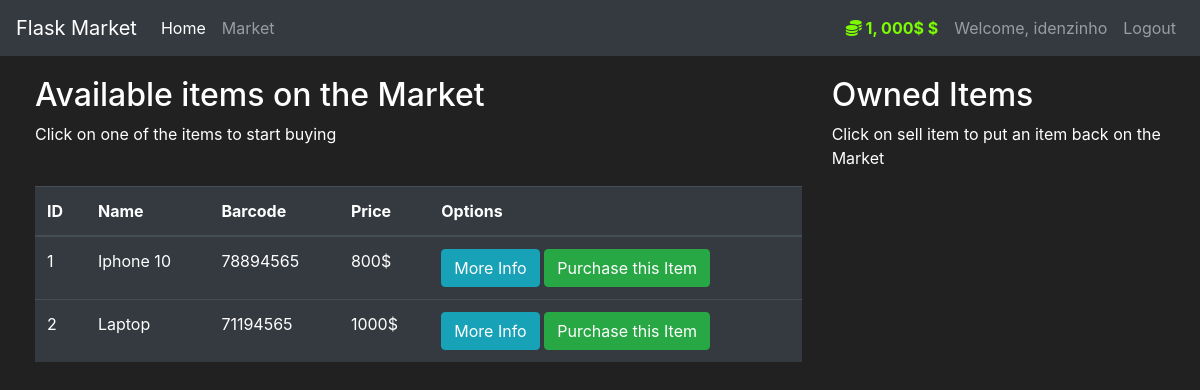
The page /market (signed in) on the database its author committed.
### market/models.py (models this page shows, shortened)
class User(db.Model, UserMixin):
    id = db.Column(db.Integer(), primary_key=True)
    username = db.Column(db.String(length=30), nullable=False, unique=True)
    email_address = db.Column(db.String(length=50), nullable=False, unique=True)
    password_hash = db.Column(db.String(length=60), nullable=False)
    budget = db.Column(db.Integer(), nullable=False, default=1000)
    items = db.relationship('Item', backref='owned_user', lazy=True)
    @property
    def prettier_budget(self):
        if len(str(self.budget)) >= 4:
            return f"{str(self.budget)[:-3]}, {str(self.budget)[-3:]}$"
        else:
            return f"{self.budget}$"
    @property
    def password(self):
        return self.password

class Item(db.Model):
    id = db.Column(db.Integer(), primary_key=True)
    name = db.Column(db.String(length=30), nullable=False, unique=True)
    barcode = db.Column(db.String(length=12), nullable=False, unique=True)
    price = db.Column(db.Integer(), nullable=False)
    description = db.Column(db.String(length=1024), nullable=False, unique=True)
    owner = db.Column(db.Integer(), db.ForeignKey('user.id'))

### market/routes.py (the view, shortened to what this page needs)
@app.route('/market', methods=['GET', 'POST'])
@login_required
def market_page():
    purchase_form = PurchaseItemForm()
    selling_form = SellItemForm()
    if request.method == 'GET':
        items = Item.query.filter_by(owner=None)
        owned_items = Item.query.filter_by(owner=current_user.id)
        return render_template('market.html', items=items, purchase_form=purchase_form, owned_items=owned_items, selling_form=selling_form)

### market/models.py (called while the page is built)
@login_manager.user_loader
def load_user(user_id):
    return User.query.get(int(user_id))

### market/templates/market.html (shortened to what this page needs)
{% extends 'base.html' %}
{% block content %}
<div class="row" style="margin-top:20px; margin-left:20px">
   <div class="col-8">
       <h2>Available items on the Market</h2>
       <p>Click on one of the items to start buying</p>
       <br>
      <table class="table table-hover table-dark">
         <thead>
            <tr>
               <th scope="col">ID</th>
               <th scope="col">Name</th>
               <th scope="col">Barcode</th>
               <th scope="col">Price</th>
               <th scope="col">Options</th>
            </tr>
         </thead>
         <tbody>
            {% for item in items %}
            <tr>
               <td>{{ item.id }}</td>
               <td>{{ item.name }}</td>
               <td>{{ item.barcode }}</td>
               <td>{{ item.price }}$</td>
               <td>
                  <button class="btn btn-outline btn-info" data-toggle="modal" data-target="#Modal-MoreInfo-{{ item.id }}">More Info</button>
                  <button class="btn btn-outline btn-success" data-toggle="modal" data-target="#Modal-PurchaseConfirm-{{ item.id }}">Purchase this Item</button>
               </td>
            </tr>
            {% endfor %}
         </tbody>
      </table>
   </div>
   <div class="col-4">
        <h2>Owned Items</h2>
        <p>Click on sell item to put an item back on the Market</p>
        <br>
   </div>
</div>
{% endblock %}

### market/templates/base.html (shortened to what this page needs)
<!DOCTYPE html>
<html lang="en">
  <head>
    <link
      rel="stylesheet"
      href="https://cdn.jsdelivr.net/npm/bootstrap@4.5.3/dist/css/bootstrap.min.css"
    />
  </head>
  <body>
    <nav class="navbar navbar-expand-md navbar-dark bg-dark">
      <a class="navbar-brand" href="#">Flask Market</a>
      <div class="collapse navbar-collapse" id="navbarNav">
        <ul class="navbar-nav mr-auto">
          <li class="nav-item active">
            <a class="nav-link" href="{{url_for('home_page') }}"
              >Home <span class="sr-only">(current)</span></a
            >
          </li>
          <li class="nav-item">
            <a class="nav-link" href="{{url_for('market_page')}}">Market</a>
          </li>
        </ul>
        {% if current_user.is_authenticated %}
        <ul class="navbar-nav">
          <li class="nav-item">
            <a class="nav-link" style="color: lawngreen; font-weight: bold;">
                <i class="fas fa-coins"></i>
                {{ current_user.prettier_budget }} $
            </a>
          </li>
          <li class="nav-item">
            <a class="nav-link" href="#"
              >Welcome, {{ current_user.username }}</a
            >
          </li>
          <li class="nav-item">
            <a class="nav-link" href="{{url_for('logout_page')}}">Logout</a>
          </li>
        </ul>
        {% endif %}
      </div>
    </nav>
     {% block content %} {% endblock %}
  </body>
</html>

### market/templates/base.html (style rules this page uses)
body { background-color: #212121; color: white; }

### rows shown on the page
User: prettier_budget "1, 000$", username "idenzinho"
Item: id "1", name "Iphone 10", barcode "78894565", price "800"
Item: id "2", name "Laptop", barcode "71194565", price "1000"
